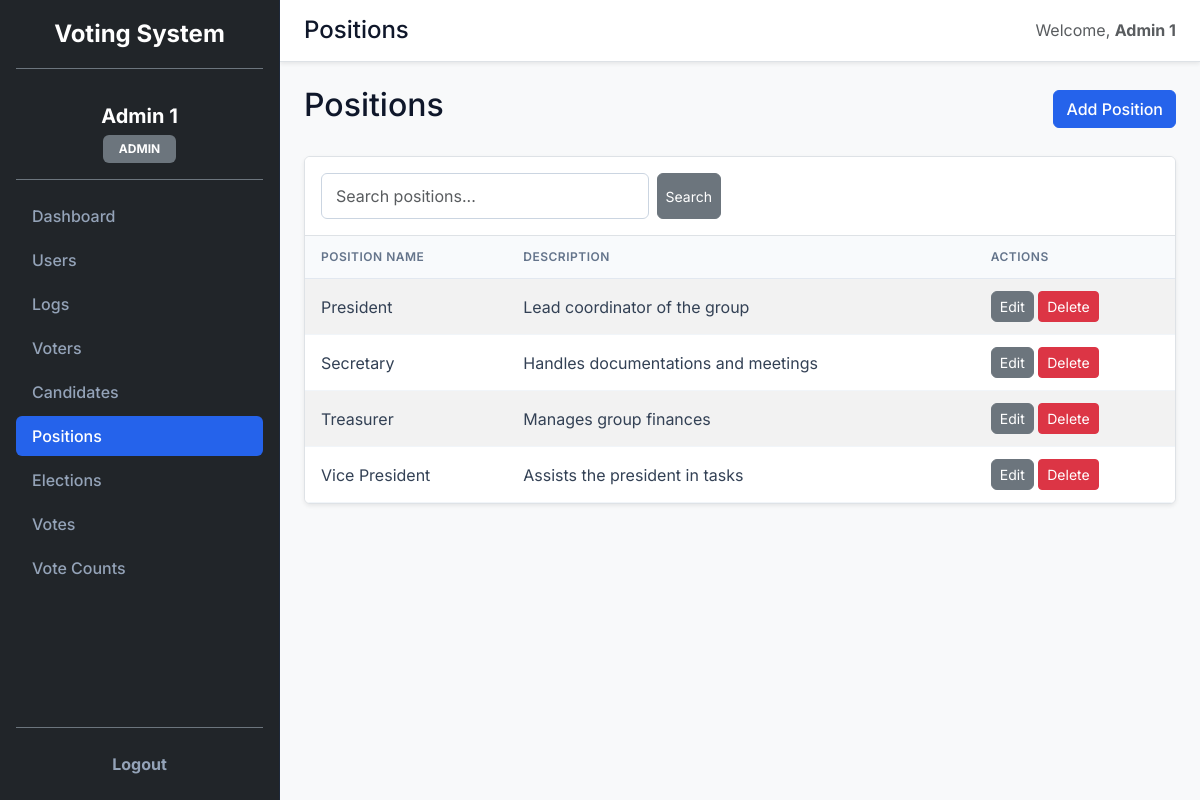
/admin/positions.php (signed in), run on the app's committed database.
### tables this page shows
CREATE TABLE tbl_positions (
    position_id INT AUTO_INCREMENT PRIMARY KEY,
    position_name VARCHAR(100) NOT NULL,
    description TEXT
);

### admin/positions.php (the view, shortened to what this page needs)
<?php
require_once '../includes/auth.php';
$page_title = 'Positions';
$search = '';
$search_param = "%$search%";
$stmt = mysqli_prepare($conn, "SELECT position_id, position_name, description FROM tbl_positions WHERE position_name LIKE ? ORDER BY position_name ASC");
mysqli_stmt_bind_param($stmt, 's', $search_param);
mysqli_stmt_execute($stmt);
$result = mysqli_stmt_get_result($stmt);
$positions = mysqli_fetch_all($result, MYSQLI_ASSOC);
?>
<!DOCTYPE html>
<html lang="en">
<head>
    <link href="https://cdn.jsdelivr.net/npm/bootstrap@5.3.3/dist/css/bootstrap.min.css" rel="stylesheet">
</head>
<body>
    <div class="d-flex vw-100 vh-100 overflow-hidden">
        <?php $current_page = basename($_SERVER['PHP_SELF']); ?>
        <aside class="d-flex flex-column flex-shrink-0 p-3 text-bg-dark" style="width: 280px; overflow-y: auto;">
            <div class="d-flex align-items-center mb-3 text-white text-decoration-none border-bottom border-secondary pb-3 w-100"><span class="fs-4 fw-bold w-100 text-center">Voting System</span></div>
            <div class="py-3 border-bottom border-secondary w-100 text-center">
                <span class="d-block fw-bold fs-5 mb-1"><?php echo $_SESSION['full_name']; ?></span>
                <span class="badge bg-secondary px-3 py-2"><?php echo strtoupper($_SESSION['role']); ?></span>
            </div>
            <ul class="nav nav-pills flex-column mb-auto mt-3 w-100 gap-1">
                <li class="nav-item"><a href="dashboard.php" class="nav-link text-white <?php echo ($current_page === 'dashboard.php') ? 'active' : ''; ?> px-3 py-2">Dashboard</a></li>
                <li class="nav-item"><a href="users.php" class="nav-link text-white <?php echo ($current_page === 'users.php') ? 'active' : ''; ?> px-3 py-2">Users</a></li>
                <li class="nav-item"><a href="logs.php" class="nav-link text-white <?php echo ($current_page === 'logs.php') ? 'active' : ''; ?> px-3 py-2">Logs</a></li>
                <li class="nav-item"><a href="voters.php" class="nav-link text-white <?php echo ($current_page === 'voters.php') ? 'active' : ''; ?> px-3 py-2">Voters</a></li>
                <li class="nav-item"><a href="candidates.php" class="nav-link text-white <?php echo ($current_page === 'candidates.php') ? 'active' : ''; ?> px-3 py-2">Candidates</a></li>
                <li class="nav-item"><a href="positions.php" class="nav-link text-white <?php echo ($current_page === 'positions.php') ? 'active' : ''; ?> px-3 py-2">Positions</a></li>
                <li class="nav-item"><a href="elections.php" class="nav-link text-white <?php echo ($current_page === 'elections.php') ? 'active' : ''; ?> px-3 py-2">Elections</a></li>
                <li class="nav-item"><a href="votes.php" class="nav-link text-white <?php echo ($current_page === 'votes.php') ? 'active' : ''; ?> px-3 py-2">Votes</a></li>
                <li class="nav-item"><a href="vote_counts.php" class="nav-link text-white <?php echo ($current_page === 'vote_counts.php') ? 'active' : ''; ?> px-3 py-2">Vote Counts</a></li>
            </ul>
            <div class="mt-auto w-100 border-top border-secondary pt-3">
                <a href="../logout.php" class="nav-link text-danger fw-bold px-3 py-2 text-center w-100">Logout</a>
            </div>
        </aside>
        <div class="d-flex flex-column flex-grow-1 overflow-auto bg-light">
            <header class="d-flex justify-content-between align-items-center px-4 py-3 bg-white border-bottom shadow-sm">
                <h1 class="page-title fs-4 mb-0"><?php echo $page_title; ?></h1>
                <div class="text-muted"><span>Welcome, <strong><?php echo $_SESSION['full_name']; ?></strong></span></div>
            </header>
            <main class="p-4 flex-grow-1">
<div class="d-flex justify-content-between align-items-center mb-4">
    <h2><?php echo $page_title; ?></h2>
    <button type="button" class="btn btn-primary" data-bs-toggle="modal" data-bs-target="#addModal">Add Position</button>
</div>
<div class="table-responsive bg-white rounded shadow-sm border mb-4">
    <div class="d-flex justify-content-between align-items-center p-3 border-bottom bg-white">
        <form method="GET" action="" class="d-flex gap-2 w-100" style="max-width: 400px;">
            <input type="text" name="search" class="form-control" placeholder="Search positions..." value="<?php echo $search; ?>">
            <button type="submit" class="btn btn-secondary btn-sm">Search</button>
        </form>
    </div>
    <table class="table table-striped table-hover align-middle">
        <thead>
            <tr>
                <th>Position Name</th>
                <th>Description</th>
                <th>Actions</th>
            </tr>
        </thead>
        <tbody>
            <?php foreach ($positions as $position) { ?>
            <tr>
                <td><?php echo $position['position_name']; ?></td>
                <td><?php echo $position['description']; ?></td>
                <td>
                    <button class="btn btn-secondary btn-sm" onclick="openEditModal(<?php echo htmlspecialchars(json_encode($position)); ?>)">Edit</button>
                    <form method="POST" action="" style="display:inline;" onsubmit="return confirm('Delete this position?')">
                        <button type="submit" class="btn btn-danger btn-sm">Delete</button>
                    </form>
                </td>
            </tr>
            <?php } ?>
        </tbody>
    </table>
</div>
            </main>
        </div>
    </div>
</body>
</html>

### includes/style.php (style rules this page uses)
body { font-family: 'Inter', system-ui, -apple-system, sans-serif; background-color: #f8fafc; color: #0f172a; }
aside { background-color: #0f172a !important; border-right: 1px solid #1e293b; }
.nav-link { border-radius: 6px; font-weight: 500; padding: 10px 16px; color: #94a3b8 !important; transition: none; }
.nav-link.active { background-color: #2563eb !important; color: #ffffff !important; }
.table-responsive { border: 1px solid #e2e8f0; border-radius: 8px; overflow: hidden; }
.table { margin-bottom: 0; }
.table th { font-weight: 600; text-transform: uppercase; font-size: 0.75rem; letter-spacing: 0.5px; background-color: #f8fafc; color: #64748b; border-bottom: 1px solid #e2e8f0; padding: 12px 16px; }
.table td { padding: 12px 16px; color: #334155; border-bottom: 1px solid #f1f5f9; }
.btn-primary { background-color: #2563eb; border-color: #2563eb; border-radius: 6px; font-weight: 500; }
.btn-secondary { border-radius: 6px; }
.form-control, .form-select { border-radius: 6px; border: 1px solid #cbd5e1; padding: 10px 14px; }

### data on the page
tbl_positions: position_name "President", description "Lead coordinator of the group"
tbl_positions: position_name "Secretary", description "Handles documentations and meetings"
tbl_positions: position_name "Treasurer", description "Manages group finances"
tbl_positions: position_name "Vice President", description "Assists the president in tasks"

### other printed values
$_SESSION['full_name'] "Admin 1"
$_SESSION['role'] "ADMIN"
$page_title "Positions"
